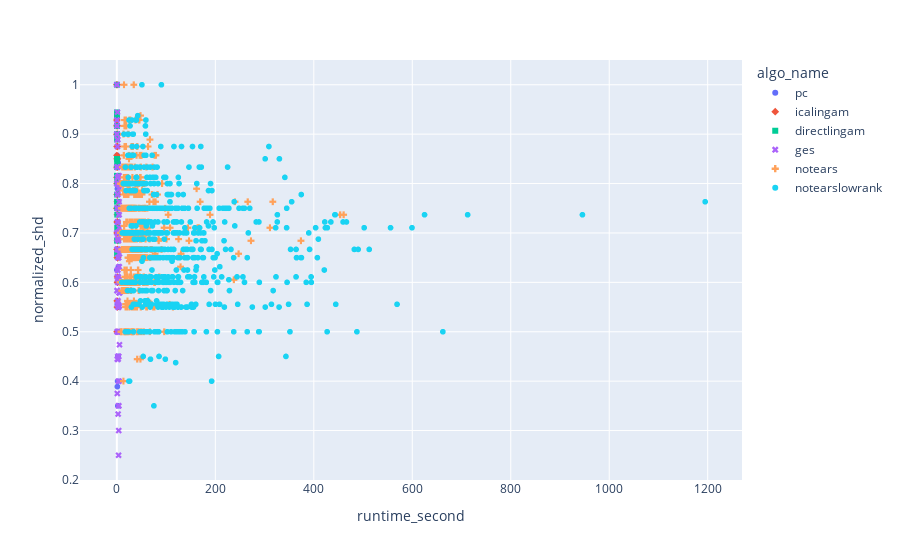

The code cell stored with this chart in its notebook:
### Markdown cell above
### normalized shd mid varsortability

### Code cell
norm_shd_mid_varsor_runtime = df_for_scatter_plot_norm_shd_mid_varsor.groupby(['runtime_second', 'algo_name'], as_index=False).agg({'normalized_shd': lambda x: np.max(x)})
show_scatter_plot(norm_shd_mid_varsor_runtime, 'runtime_second', 'normalized_shd', color="algo_name", symbol="algo_name")

### Figure 1 — Plotly figure (JSON) as saved in the notebook; plotly's stock layout.template omitted (floating-point values rounded to 4 significant figures; data arrays with more than 128 entries replaced by an {"elided": "..."} marker saying what was removed)
{"data": [{"hovertemplate": "algo_name=pc<br>runtime_second=%{x}<br>normalized_shd=%{y}<extra></extra>", "legendgroup": "pc", "marker": {"color": "#636efa", "symbol": "circle"}, "mode": "markers", "name": "pc", "showlegend": true, "type": "scattergl", "x": {"elided": "187 float values"}, "xaxis": "x", "y": {"elided": "187 float values"}, "yaxis": "y"}, {"hovertemplate": "algo_name=icalingam<br>runtime_second=%{x}<br>normalized_shd=%{y}<extra></extra>", "legendgroup": "icalingam", "marker": {"color": "#EF553B", "symbol": "diamond"}, "mode": "markers", "name": "icalingam", "showlegend": true, "type": "scattergl", "x": {"elided": "152 float values"}, "xaxis": "x", "y": {"elided": "152 float values"}, "yaxis": "y"}, {"hovertemplate": "algo_name=directlingam<br>runtime_second=%{x}<br>normalized_shd=%{y}<extra></extra>", "legendgroup": "directlingam", "marker": {"color": "#00cc96", "symbol": "square"}, "mode": "markers", "name": "directlingam", "showlegend": true, "type": "scattergl", "x": [0.04, 0.05, 0.06, 0.07, 0.08, 0.09, 0.1, 0.11, 0.12, 0.14, 0.16, 0.18, 0.19, 0.2, 0.21, 0.22, 0.23, 0.24, 0.25, 0.26, 0.27, 0.28, 0.29, 0.3, 0.31, 0.32, 0.33, 0.34, 0.35, 0.36, 0.37, 0.38, 0.42, 0.43, 0.44, 0.46, 0.47, 0.48, 0.49, 0.51, 0.53, 0.55, 0.56, 0.58, 0.61, 0.62, 0.64, 0.65], "xaxis": "x", "y": [1, 1, 1, 1, 0.9167, 0.9167, 0.9167, 0.9167, 0.9167, 0.75, 0.8333, 0.75, 0.8333, 0.8125, 0.7778, 0.8889, 0.9375, 1, 0.9, 0.9375, 0.9444, 0.8333, 0.8333, 0.9375, 0.85, 0.9, 0.85, 0.9, 0.85, 0.8125, 0.9, 0.8, 0.7632, 0.8421, 0.6842, 0.7632, 0.6579, 0.6579, 0.8158, 0.7632, 0.8158, 0.8158, 0.7368, 0.8158, 0.7105, 0.6842, 0.6842, 0.7105], "yaxis": "y"}, {"hovertemplate": "algo_name=ges<br>runtime_second=%{x}<br>normalized_shd=%{y}<extra></extra>", "legendgroup": "ges", "marker": {"color": "#ab63fa", "symbol": "x"}, "mode": "markers", "name": "ges", "showlegend": true, "type": "scattergl", "x": {"elided": "293 float values"}, "xaxis": "x", "y": {"elided": "293 float values"}, "yaxis": "y"}, {"hovertemplate": "algo_name=notears<br>runtime_second=%{x}<br>normalized_shd=%{y}<extra></extra>", "legendgroup": "notears", "marker": {"color": "#FFA15A", "symbol": "cross"}, "mode": "markers", "name": "notears", "showlegend": true, "type": "scattergl", "x": {"elided": "646 float values"}, "xaxis": "x", "y": {"elided": "646 float values"}, "yaxis": "y"}, {"hovertemplate": "algo_name=notearslowrank<br>runtime_second=%{x}<br>normalized_shd=%{y}<extra></extra>", "legendgroup": "notearslowrank", "marker": {"color": "#19d3f3", "symbol": "circle"}, "mode": "markers", "name": "notearslowrank", "showlegend": true, "type": "scattergl", "x": {"elided": "674 float values"}, "xaxis": "x", "y": {"elided": "674 float values"}, "yaxis": "y"}], "layout": {"legend": {"title": {"text": "algo_name"}, "tracegroupgap": 0}, "margin": {"t": 60}, "xaxis": {"anchor": "y", "domain": [0, 1], "title": {"text": "runtime_second"}}, "yaxis": {"anchor": "x", "domain": [0, 1], "title": {"text": "normalized_shd"}}}}
